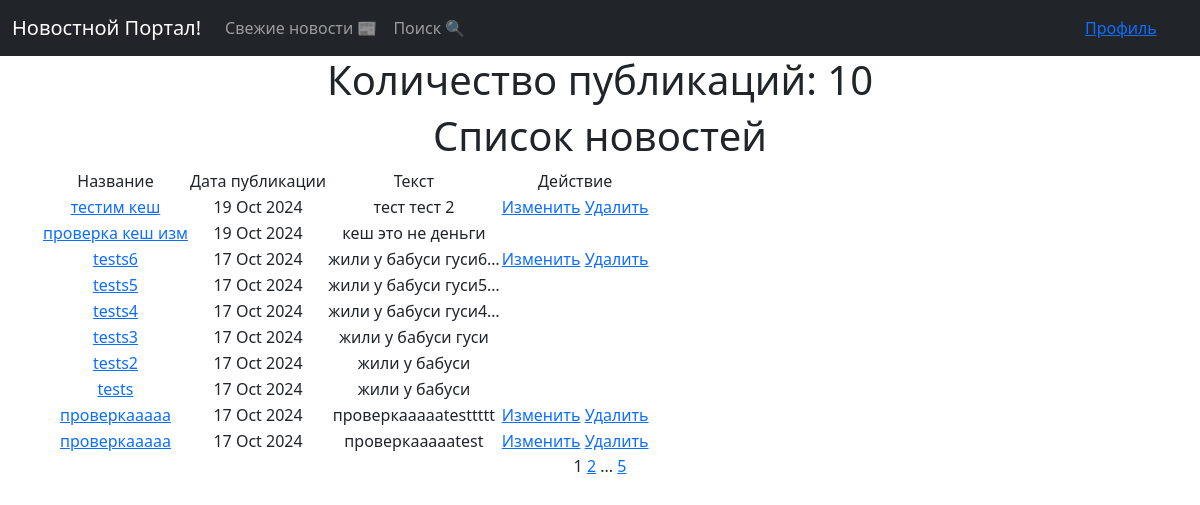
/post/ (signed in), run on an earlier commit of the app's database.
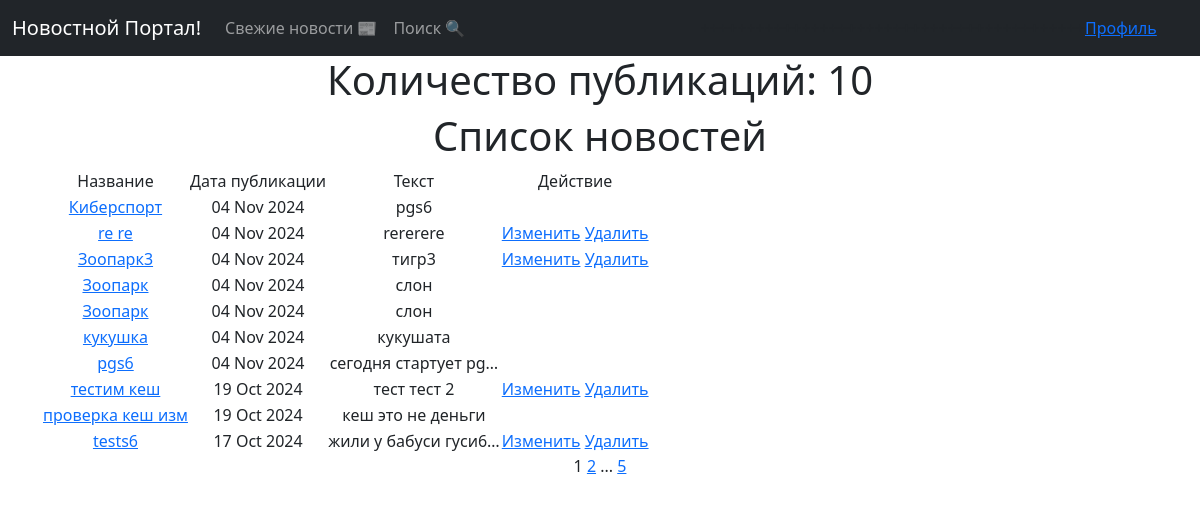
And on a later commit of the database.
### news/models.py (models this page shows, shortened)
class Post(models.Model):
    article = 'AR'
    news = 'NE'
    POSITIONS = [
        (article, 'Статья'),
        (news, 'Новость')
    ]
    author = models.ForeignKey(Author, on_delete=models.CASCADE)
    post_type = models.CharField(max_length=2, choices=POSITIONS, default=news)
    time_post = models.DateTimeField(auto_now_add=True)
    category = models.ManyToManyField(Category, through='PostCategory')
    title = models.CharField(max_length=255)
    text = models.TextField()
    rating = models.IntegerField(default=0)

### news/views.py (the view)
# urls.py: path('', PostsList.as_view(), name='post_list'),
class PostsList(ListView):
    model = Post
    ordering = '-time_post'
    context_object_name = 'posts'
    paginate_by = 10
    def get_queryset(self):
        queryset = super().get_queryset()
        self.filterset = PostFilter(self.request.GET, queryset)
        return self.filterset.qs
    def get_context_data(self, **kwargs):
        context = super().get_context_data(**kwargs)
        context['filterset'] = self.filterset
        return context
    def get_template_names(self):
        if self.request.path == '/post/search/':
            return 'flatpages/post_search.html'
        return 'flatpages/posts.html'

### templates/flatpages/posts.html (shortened to what this page needs)
{% extends 'flatpages/default.html' %}
{% load custom_filters %}
{% block content %}
    <h1>Количество публикаций: {{ posts|length }} </h1>
    <h1>Список новостей</h1>
        {% if posts %}
        <table>
            <tr>
                <td>Название</td>
                <td>Дата публикации</td>
                <td>Текст</td>
                <td>Действие</td>
            </tr>
            {% for post in posts %}
            <tr>
                <td><a href="{% url 'post_detail' post.id %}">{{ post.title }}</a></td>
                <td>{{ post.time_post|date:'d M Y' }}</td>
                <td>{{ post.text|truncatechars:20 }}</td>
                <td>
                    {% if post.author.user == user %}
                    <a href="{% url 'news_update' post.id %}">Изменить</a>
                    {% endif %}
                    {% if post.author.user == user %}
                    <a href="{% url 'news_delete' post.id %}">Удалить</a>
                    {% endif %}
                </td>
            </tr>
            {% endfor %}
        </table>
        {% else %}
        <h2>Новостей нет! =( </h2>
        {% endif %}
   {{ page_obj.number }}
   {% if page_obj.has_next %}
       <a href="?page={{ page_obj.next_page_number }}">{{ page_obj.next_page_number }}</a>
       {% if paginator.num_pages != page_obj.next_page_number %}
           ...
           <a href="?page={{ page_obj.paginator.num_pages }}">{{ page_obj.paginator.num_pages }}</a>
       {% endif %}
   {% endif %}
{% endblock content %}

What changed in the data, as far as the page shows it:
no longer on this page (row unchanged): Post: title "tests5", time_post "17 Oct 2024", text "жили у бабуси гуси5…"
no longer on this page (row unchanged): Post: title "tests4", time_post "17 Oct 2024", text "жили у бабуси гуси4…"
no longer on this page (row unchanged): Post: title "tests3", time_post "17 Oct 2024", text "жили у бабуси гуси"
no longer on this page (row unchanged): Post: title "tests2", time_post "17 Oct 2024", text "жили у бабуси"
no longer on this page (row unchanged): Post: title "tests", time_post "17 Oct 2024", text "жили у бабуси"
no longer on this page (row unchanged): Post: title "проверкааааа", time_post "17 Oct 2024", text "проверкаааааtesttttt", shows "Изменить", shows "Удалить"
no longer on this page (row unchanged): Post: title "проверкааааа", time_post "17 Oct 2024", text "проверкаааааtest", shows "Изменить", shows "Удалить"
added Post: title "Киберспорт", time_post "04 Nov 2024", text "pgs6"
added Post: title "re re", time_post "04 Nov 2024", text "rererere", shows "Изменить", shows "Удалить"
added Post: title "Зоопарк3", time_post "04 Nov 2024", text "тигр3", shows "Изменить", shows "Удалить"
added Post: title "Зоопарк", time_post "04 Nov 2024", text "слон"
added Post: title "Зоопарк", time_post "04 Nov 2024", text "слон"
added Post: title "кукушка", time_post "04 Nov 2024", text "кукушата"
added Post: title "pgs6", time_post "04 Nov 2024", text "сегодня стартует pg…"
